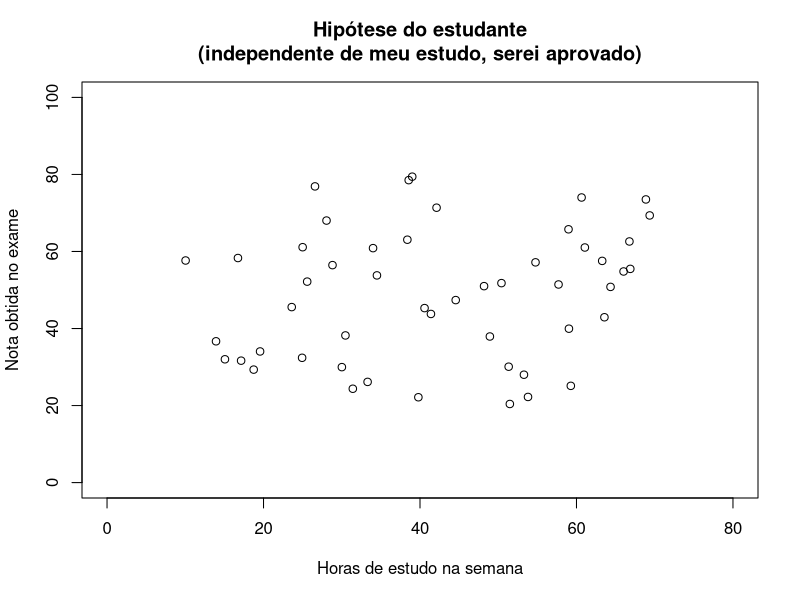

Source code (R):
set.seed(4090)

horas.estudo <- runif(n=50, min=10, max=70)
nota.obtida <- 0*horas.estudo + 50
nota.obtida <- nota.obtida + runif(length(horas.estudo), min=-30, max=30)

plot(horas.estudo, nota.obtida,
     xlim=c(0,80),
     ylim=c(0,100),
     main=paste("Hipótese do estudante\n(independente de meu estudo, serei aprovado)",sep=""),
     xlab="Horas de estudo na semana",
     ylab="Nota obtida no exame"
)
